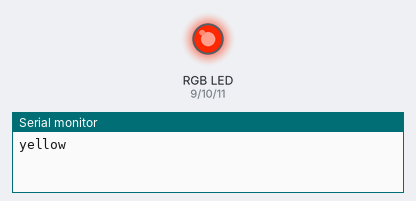
A sketch run on a simulated Arduino Uno, built with avr-gcc and run on an emulated ATmega328P. Shown: an RGB LED mixed from three pins (HIGH = lit), the last lines printed to the serial monitor.

Above: at 0.1 s.
At 38.1 s:
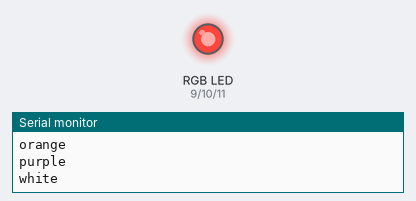
Timing chart, 0 to 39.6 s (numbered marks = the images above):
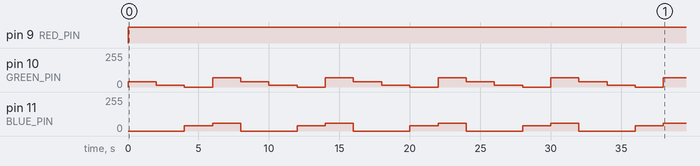

Measured:
- by itself, pin 9 (RED_PIN): LOW → HIGH at 0.00 s
- by itself, pin 10 (GREEN_PIN): repeats every 8.0 s: 15/255 2.0 s, 0/255 2.0 s, 70/255 2.0 s, 40/255 2.0 s
- by itself, pin 11 (BLUE_PIN): repeats every 8.0 s: 60/255 2.0 s, 0/255 4.0 s, 40/255 2.0 s

The sketch:

19-rgb-mix.ino
```cpp
const int RED_PIN = 9;
const int GREEN_PIN = 10;
const int BLUE_PIN = 11;

void setup() {
  pinMode(RED_PIN, OUTPUT);
  pinMode(GREEN_PIN, OUTPUT);
  pinMode(BLUE_PIN, OUTPUT);
  Serial.begin(9600);
}

void colour(String name, int red, int green, int blue) {
  Serial.println(name);
  analogWrite(RED_PIN, red);
  analogWrite(GREEN_PIN, green);
  analogWrite(BLUE_PIN, blue);
  delay(2000);
}

void loop() {
  colour("yellow", 255, 40, 0);
  colour("orange", 255, 15, 0);
  colour("purple", 255, 0, 40);
  colour("white",  255, 70, 60);
}
```
